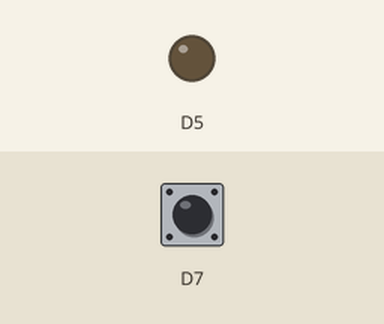
The sketch below on a simulated ESP8266 (NodeMCU). On the bench: output pins drawn as LEDs (lit = HIGH). The test bench sets the inputs (shaded band); at power-on: D7 LOW.

Above: at 1.2 s.
1.3 s: D7 driven HIGH
At 2.5 s:
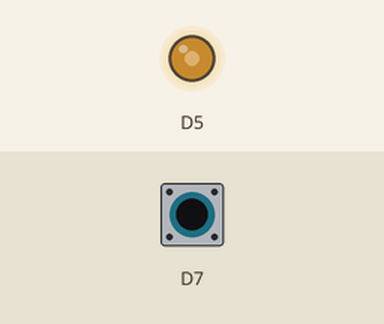
2.8 s: D7 pulsed LOW 2 times (0.12 s each, 0.3 s apart)
At 3.21 s:
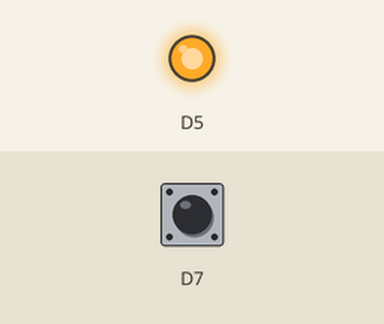
Timing chart, 0 to 5.8 s (numbered marks = the images above; inputs shaded):
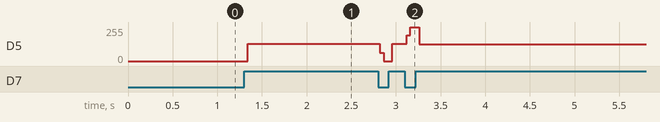

The sketch:

toggele_button_for_coin_motor_and_node_mcu.ino
```cpp
int out=0;
void setup() {
  pinMode(D7,INPUT);
  pinMode(D5,OUTPUT);
}

void loop() {
  if(digitalRead(D7)==HIGH)
  out=!out;
  digitalWrite(D5,out);
}
```

Measured:
- after the input at 1.3 s, D5: 0/255 → 130/255 at once
- after the input at 2.8 s, D5: 130/255 → 0/255 at once, → 130/255 0.14 s later, → 255/255 0.16 s later, → 125/255 0.14 s later
